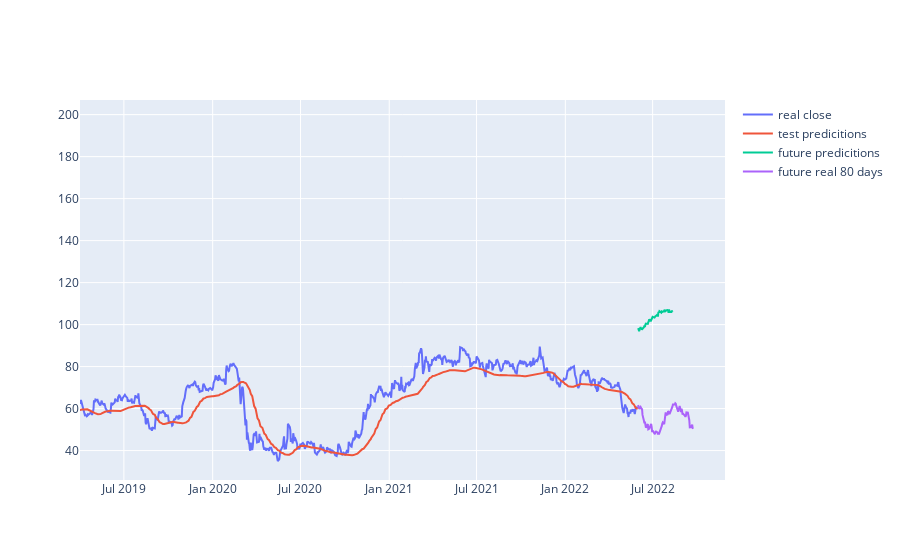

The cell this chart's notebook holds for it:
### Code cell
fig = go.Figure()

fig.add_trace(go.Scatter(x=valid.index, y=valid['Open'], name='real close'))
fig.add_trace(go.Scatter(x=valid.index, y=valid['Pred'], name='test predicitions'))

fig.add_trace(go.Scatter(x=future_df.index, y=future_df['predictions'], name='future predicitions'))
fig.add_trace(go.Scatter(x=future_data_transform.index, y=future_data_transform['Open'], name=f'future real {future_days} days'))

fig.update_layout(xaxis_range=['2019-04-01', pd.to_datetime(end) + timedelta(days=30*6)])

fig.show()
